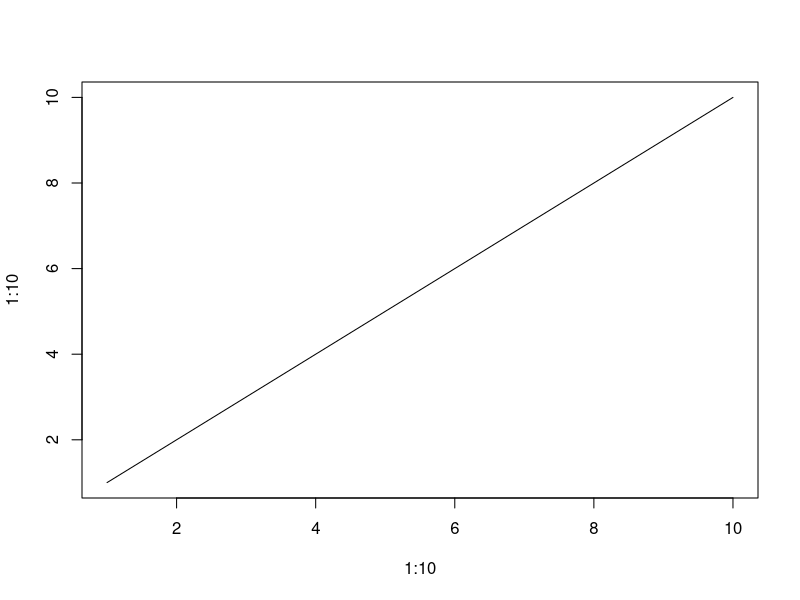
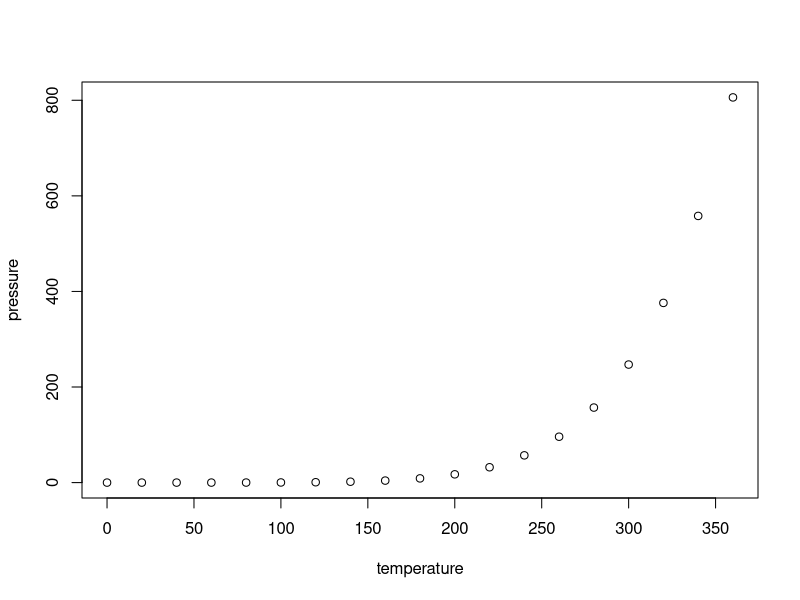

Here is the R script that generated these plots, in order:
## ---- chunk 1
knitr::opts_chunk$set(echo = TRUE)
## ---- chunk 2
plot(1:10, 1:10, type = "l")
## ---- chunk 3
summary(cars)
## ---- chunk 4
plot(pressure)
